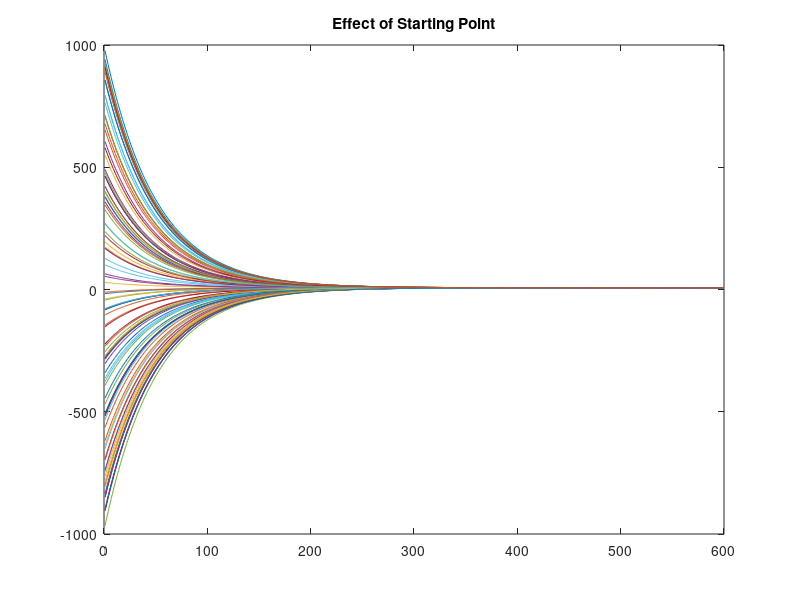

Write MATLAB code to recreate this figure.
N=600; % number of iterations
mu=.01; % algorithm stepsize
x=zeros(size(1,N)); % initialize x to zero
for i=1:100
 x(1)=randi([-1000 1000],1,1); % starting point x(1)
 for k=1:N-1
 x(k+1)=(1-2*mu)*x(k)+14*mu; % update equation
 end
 plot (x);
 hold on;
end
hold off;
title('Effect of Starting Point');